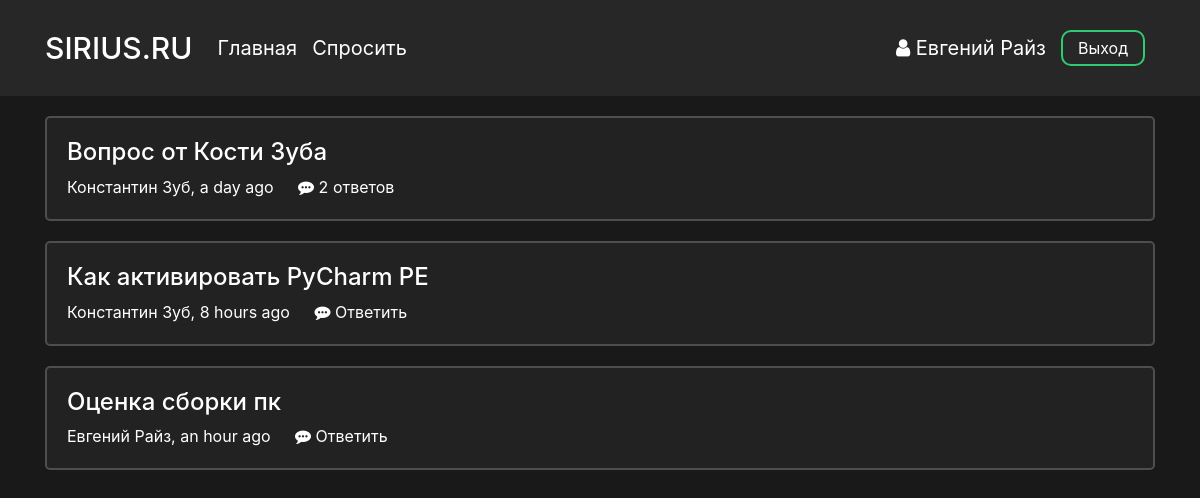
The page /main (signed in) on the database its author committed.
### data/users.py (models this page shows, shortened)
class User(SqlAlchemyBase, UserMixin):
    __tablename__ = 'users'
    id = sqlalchemy.Column(sqlalchemy.Integer,
                           primary_key=True, autoincrement=True)
    surname = sqlalchemy.Column(sqlalchemy.String, nullable=True)
    name = sqlalchemy.Column(sqlalchemy.String, nullable=True)
    image_file = sqlalchemy.Column(sqlalchemy.String, nullable=False, default='default.jpg')
    age = sqlalchemy.Column(sqlalchemy.Integer, nullable=True)
    country = sqlalchemy.Column(sqlalchemy.String, nullable=True)
    city = sqlalchemy.Column(sqlalchemy.String, nullable=True)
    email = sqlalchemy.Column(sqlalchemy.String,
                              index=True, unique=True, nullable=True)
    hashed_password = sqlalchemy.Column(sqlalchemy.String, nullable=True)
    registration_date = sqlalchemy.Column(sqlalchemy.DateTime,
                                      default=datetime.datetime.utcnow)

### data/questions.py (models this page shows)
class Question(SqlAlchemyBase):
    __tablename__ = 'questions'
    id = sqlalchemy.Column(sqlalchemy.Integer,
                           primary_key=True, autoincrement=True)
    title = sqlalchemy.Column(sqlalchemy.String)
    text = sqlalchemy.Column(sqlalchemy.String)
    user_id = sqlalchemy.Column(sqlalchemy.Integer,
                                sqlalchemy.ForeignKey("users.id"))
    user = orm.relation('User')
    created_date = sqlalchemy.Column(sqlalchemy.DateTime,
                                      default=datetime.datetime.utcnow)
    def get_answers(self):
        from data import db_session
        db_sess = db_session.create_session()
        answers= db_sess.query(Answer).filter(Answer.question_id == self.id).all()
        return answers

### main.py (the view)
@app.route("/main", methods=["GET", "POST"])
def main_page():
    db_sess = db_session.create_session()
    questions = db_sess.query(Question).all()
    return render_template(
        "main.html",
        title="Ответы S1RIYS.RU",
        questions=questions,
    )

### data/db_session.py (called while the page is built)
def create_session() -> Session:
    global __factory
    return __factory()

### main.py (called while the page is built)
@manager.user_loader
def load_user(user_id):
    db_sess = db_session.create_session()
    user = db_sess.query(User).filter(User.id == user_id).first()
    return user

### templates/main.html
<head>
    <link rel="stylesheet" type="text/css" href="{{ url_for('static', filename='css/main.css')}}">
</head>
{% extends "base.html" %}
{% block content %}
    <div class="questions">
        {% if questions|length == 0 %}
            <p class="nothing-to-show">Пока что здесь ничего нет</p>
        {% else %}
            {% for item in questions%}
                <div class="col-md6 question_card">
                    <h4><a href="{{ url_for('question_page', question_id = item.id) }}">{{item.title}}</a></h4>
                    <p class="author">
                        <a href="{{ url_for('profile_page', profile_id = item.user.id) }}">{{item.user.name}} {{item.user.surname}}</a>,
                        {{ moment(item.created_date).fromNow(refresh=True) }}
                    </p>
                    <p class="answers">
                        {% set answer_count = item.get_answers()|length %}
                        {% if answer_count == 0 %}
                        <a href="{{ url_for('question_page', question_id = item.id) }}#text">
                            <i class="fa fa-commenting" aria-hidden="true"></i>
                            Ответить
                        </a>
                        {% else %}
                        <a href="{{ url_for('question_page', question_id = item.id) }}#text">
                            <i class="fa fa-commenting" aria-hidden="true"></i>
                            {{ item.get_answers()|length }} ответов
                        </a>
                        {% endif %}
                    </p>
                </div>
            {% endfor %}
        {% endif %}
    </div>
{% endblock %}

### templates/base.html (shortened to what this page needs)
<!doctype html>
<html lang="ru">
<head>
    <link rel="stylesheet"
          href="https://stackpath.bootstrapcdn.com/bootstrap/4.4.1/css/bootstrap.min.css"
>
    <link rel="stylesheet" type="text/css" href="{{ url_for('static', filename='css/base.css')}}">
    <link rel="stylesheet" href="https://maxcdn.bootstrapcdn.com/font-awesome/4.5.0/css/font-awesome.min.css">
</head>
<body>
    <header>
        <div class="container">
            <nav class="navbar header">
                <div class="nav_left">
                    <a class="navbar-brand nav_logo" href="{{ url_for('main_page') }}">SIRIUS.RU</a>
                    <a class="navbar-brand nav_item" href="{{ url_for('main_page') }}">Главная</a>
                    <a class="navbar-brand nav_item" href="{{ url_for('ask_question_page') }}">Спросить</a>
                </div>
                <div class="nav_right">
                    {% if current_user %}
                        {% if current_user.is_authenticated %}
                            <a class="profile nav_item" href="{{ url_for('profile_page', profile_id = current_user.id) }}">
                                <i class="fa fa-user" aria-hidden="true"></i> {{ current_user.name }} {{current_user.surname }}
                            </a>
                            <a class="nav_item nav_btn" href="{{ url_for('logout') }}">Выход</a>
                        {% else %}
                            <a class="nav_item nav_btn" href="{{ url_for('login') }}">Войти</a>
                            <a class="nav_item nav_btn" href="{{ url_for('reqister') }}">Зарегистрироваться</a>
                        {% endif %}
                    {% endif %}
                </div>
            </nav>
        </div>
    </header>
    <main role="main" class="container">
        {% block content %}{% endblock %}
    </main>
</body>
</html>

### static/css/main.css (style rules this page uses)
.question_card { margin-top: 20px; padding: 20px; background-color: #222; border: 2px solid rgba(255, 255, 255, 0.2); border-radius: 5px; }
.author { display: inline-block; margin-right: 20px; }
.answers { display: inline-block; }

### static/css/base.css (style rules this page uses)
html { color: #ffffff }
body { background-color: #191919 !important; color: #ffffff; overflow-y: scroll; }
a { color: #ffffff; }
p { margin: 0px; }
header { background-color: #272727; color: #ffffff; }
.header { display: flex; justify-content: space-between; vertical-align: middle; margin-bottom: 20px; padding: 10px 0; }
.nav_left, .nav_right { display: flex; flex-direction: row; flex-wrap: nowrap; justify-content: center; align-items: center; align-content: center; }
.nav_logo { font-size: 30px; font-weight: 500; margin-right: 25px }
.nav_item { display: inline-block; margin-right: 15px; transition: 0.15s; }
.profile { font-size: 20px; }
.nav_btn { border-radius: 10px; outline: none; border: 2px solid #2ecc71; background: none; display: block; margin: 20px auto; margin-right: 10px; padding: 4px 15px; text-align: center; color: white; transition: 0.25s; cursor: pointer; }

### rows shown on the page
User: name "Евгений", surname "Райз"
Question: title "Вопрос от Кости Зуба", user.name "Константин", user.surname "Зуб", created_date "a day ago", get_answers|length "2"
Question: title "Как активировать PyCharm PE", user.name "Константин", user.surname "Зуб", created_date "8 hours ago"
Question: title "Оценка сборки пк", user.name "Евгений", user.surname "Райз", created_date "an hour ago"
